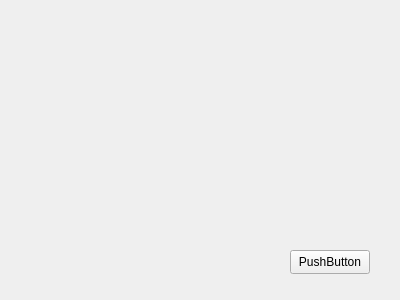
<?xml version="1.0" encoding="UTF-8"?>
<ui version="4.0">
 <class>TestWindow</class>
 <widget class="QWidget" name="TestWindow">
  <property name="geometry">
   <rect>
    <x>0</x>
    <y>0</y>
    <width>400</width>
    <height>300</height>
   </rect>
  </property>
  <property name="windowTitle">
   <string>TestWindow</string>
  </property>
  <widget class="QPushButton" name="pushButton">
   <property name="geometry">
    <rect>
     <x>290</x>
     <y>250</y>
     <width>80</width>
     <height>24</height>
    </rect>
   </property>
   <property name="text">
    <string>PushButton</string>
   </property>
  </widget>
 </widget>
 <resources/>
 <connections/>
</ui>
